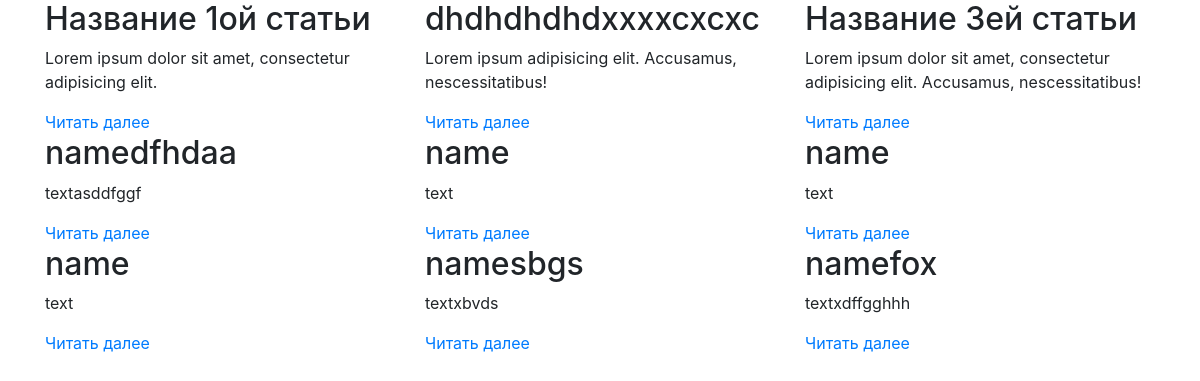
Page /test.php on the committed database.
### tables this page shows
CREATE TABLE `posts` (
  `id` int(11) NOT NULL,
  `user_id` int(11) DEFAULT NULL,
  `name` varchar(255) NOT NULL,
  `description` varchar(255) NOT NULL,
  `image` varchar(255) DEFAULT NULL
);

### test.php (the view, shortened to what this page needs)
<?php
	$pdo = new PDO('mysql:host=localhost;dbname=php_course','root', '');
	$statement = $pdo->query('SELECT * FROM posts');
	$posts  = $statement->fetchAll(PDO::FETCH_ASSOC);
?>
<!DOCTYPE html>
<html lang="en">
<head>
	<link rel="stylesheet" href="https://stackpath.bootstrapcdn.com/bootstrap/4.1.3/css/bootstrap.min.css">
</head>
<body>
	<div class="container">
		<div class="row">
			<?php foreach ($posts as $post) :?>
				<div class="col-md-4">
					<h2><?php echo $post["name"];?></h2>
					<p><?php echo $post["description"];?></p>
					<a href="#">Читать далее</a>
				</div>
			<?php endforeach;?>
		</div>
	</div>
</body>
</html>

### rows in the picture
posts: name "Название 1ой статьи", description "Lorem ipsum dolor sit amet, consectetur adipisicing elit."
posts: name "dhdhdhdhdxxxxcxcxc", description "Lorem ipsum adipisicing elit. Accusamus, nescessitatibus!"
posts: name "Название 3eй статьи", description "Lorem ipsum dolor sit amet, consectetur adipisicing elit. Accusamus, nescessitatibus!"
posts: name "namedfhdaa", description "textasddfggf"
posts: name "name", description "text"
posts: name "name", description "text"
posts: name "name", description "text"
posts: name "namesbgs", description "textxbvds"
posts: name "namefox", description "textxdffgghhh"
